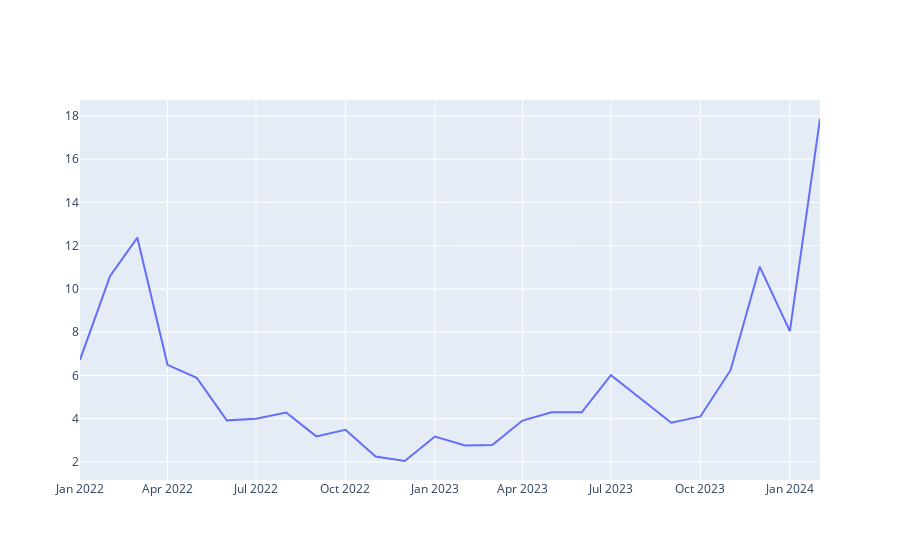

Notebook source saved alongside this figure:
### Code cell
fig = go.Figure(data=go.Scatter(x=day_history.index,y=day_history['Close'], mode='lines'))
fig.show()
